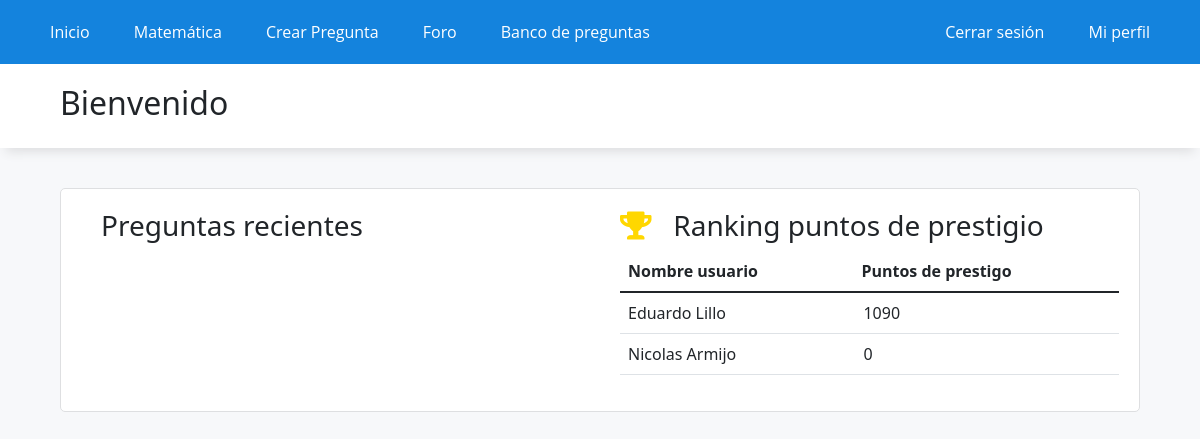
Page /home/ (signed in) on the earlier database version.
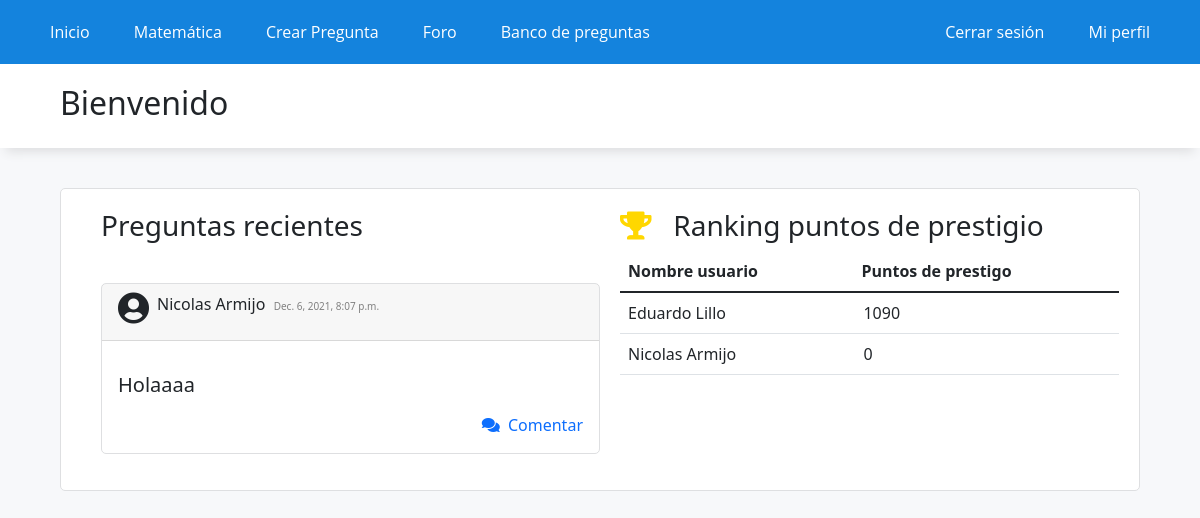
Same page on the later database version.
### WebApp/models.py (models this page shows, shortened)
class PostForo(models.Model):
    usuario = models.ForeignKey(settings.AUTH_USER_MODEL, on_delete=models.CASCADE)
    sigla = models.CharField(max_length=7, choices=siglas)
    texto = models.TextField()
    slug = models.SlugField(unique=True, blank=True)
    tiempo = models.DateTimeField(auto_now_add=True)
    class Meta:
        ordering = ['-tiempo']

### WebApp/views.py (the view)
# urls.py: path('home/',home,name='home'),
def home(request):
    puntos_usuarios = profile.objects.order_by('-punctuation')
    if len(puntos_usuarios) > 10:
        puntos_usuarios = puntos_usuarios[:10]
    name = ''
    if request.user.is_authenticated:
        nombre_usuario = request.user.first_name
        appelido_usuario = request.user.last_name
        name = nombre_usuario + " " + appelido_usuario
    top = []
    for usuario in puntos_usuarios:
        id_usuario = usuario.name_id
        puntuacion = usuario.punctuation
        nombre = User.objects.get(id=id_usuario).first_name
        apellido = User.objects.get(id=id_usuario).last_name
        nombre_completo = nombre + ' ' + apellido
        top.append((nombre_completo,puntuacion))
    post = PostForo.objects.all()[:2]
    data = {
        'name': name,
        'top': top,
        'post': post,
    }
    return render(request,'app/index.html',data)

### WebApp/templates/app/index.html (shortened to what this page needs)
{% extends 'app/base.html' %}
{% load static %}
{% block contenido %}
<div class="titulo">
    <h2>Bienvenido <p id="mostrarNombre">{{name}}</p>
    </h2>
</div>
<div class="elContenedor">
<div class="flex-index">
    <div style="margin-left: 30px;">
            <h3>Preguntas recientes</h3>
            {% for p in post %}
            <div class="preguntas mb-3" style="max-width: 500px;">
                <div class="card-header"><i style="float: left; "class="svg-inline--fa fas fa-user-circle fa-2x">&nbsp;</i> <p style="display: inline-block; ">{{p.usuario.first_name}}{{" "}}{{p.usuario.last_name}}</p> &nbsp;<h7 style="color: gray; font-size: 10px;">{{p.tiempo}}</h7></div>
                <div class="card-body">
                    <p class="card-text">
                            <h5 href=>{{p.texto}}</h5>
                        </p>
                    <a style="text-decoration: none; " href="/post_id/{{p.id}}/">
                        <div class="comentar" style="text-align: right;"><i class="fas fa-comments "></i>&nbsp;&nbsp;Comentar</div>
                    </a>
                </div>
            </div>
            {% endfor %}
        </div>
        <div>
            <h3> <i class="fas fa-trophy" style="color: gold;"></i> &nbsp; Ranking puntos de prestigio</h3>
            <table class="table">
                <thead>
                    <tr>
                        <th scope="col">Nombre usuario </th>
                        <th scope="col">Puntos de prestigo</th>
                    </tr>
                </thead>
                {% for u in top %}
                <thbody>
                    <tr>
                        <td> {{u.0}}</td>
                        <td style="padding-left: 10px;"> {{u.1}}</td>
                    </tr>
                </thbody>
                {% endfor %}
            </table>
        </div>
    </div>
</div>
{% endblock %}

Differences in the rows shown:
added PostForo: usuario.first_name "Nicolas", usuario.last_name "Armijo", tiempo "Dec. 6, 2021, 8:07 p.m.", texto "Holaaaa"
